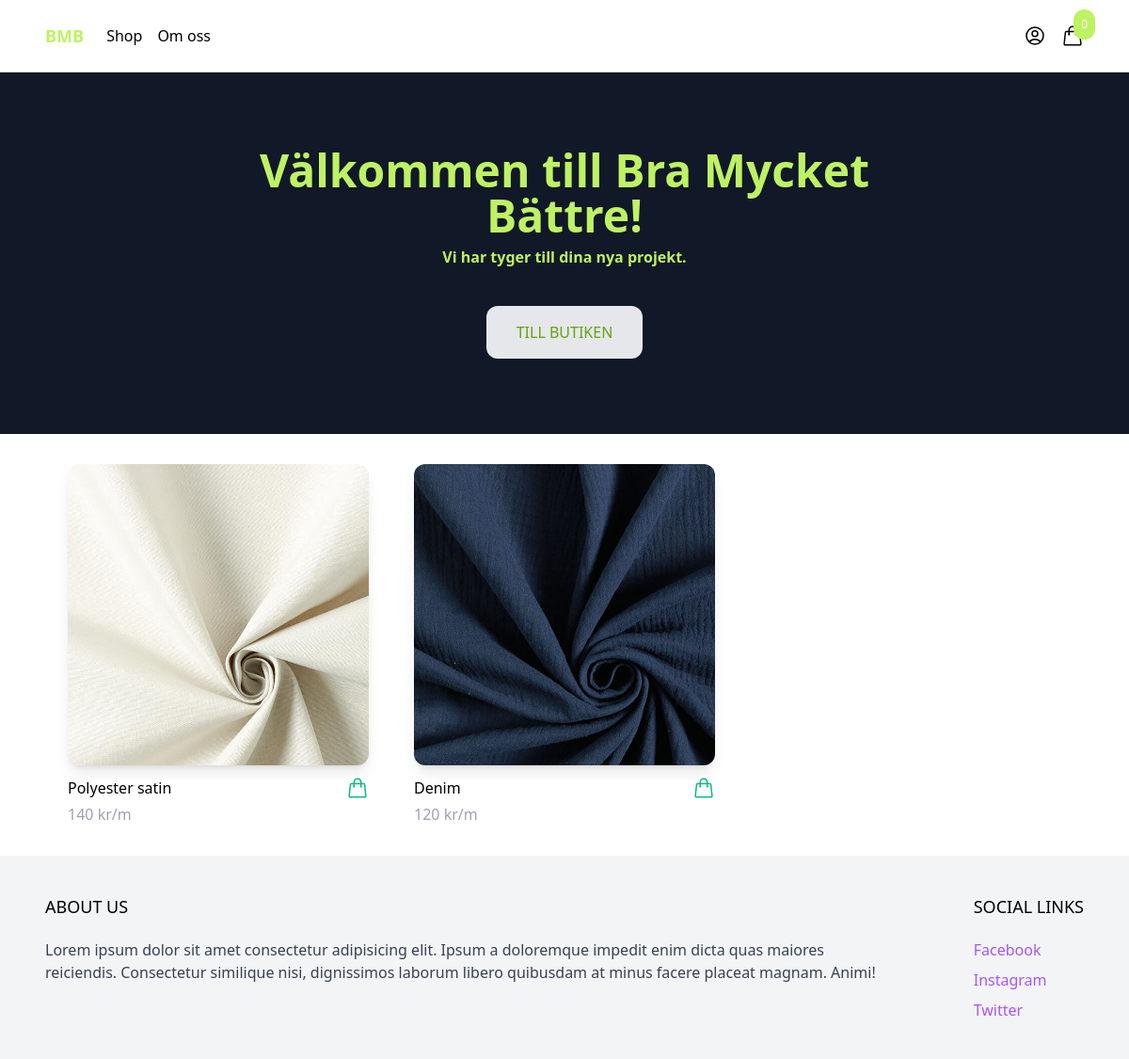
The page / on the database its author committed.
### products/models.py (models this page shows, shortened)
class Produkt(models.Model):
    category = models.ForeignKey(Category, related_name='produkt', on_delete=models.CASCADE)
    namn = models.CharField(max_length=255)
    slug = AutoSlugField(populate_from='namn', unique=True)
    bredd = models.IntegerField(blank=True, null=True)
    vikt = models.IntegerField(blank=True, null=True)
    blandning = models.CharField(max_length=255)
    kvalitet = models.CharField(max_length=255)
    färg = models.CharField(max_length=255)
    motiv = models.CharField(max_length=255)
    beskrivning = models.TextField(blank=True, null=True)
    pris = models.IntegerField()
    skapad = models.DateTimeField(auto_now_add=True)
    image = models.ImageField(upload_to='uploads/', blank=True, null=True)
    thumbnail = models.ImageField(upload_to='uploads/', blank=True, null=True)
    image_url = models.CharField(max_length=500, blank=True, null=True)
    class Meta:
        ordering = ('-skapad',)
    def get_thumbnail(self):
        if self.thumbnail:
            return self.thumbnail.url
        else:
            if self.image:
                if self.image:
                    self.thumbnail = self.make_thumbnail(self.image)
                    self.save
                    return self.thumbnail.url
                else:
                    return 'https://via.placeholder.com/240x240x.jpg'
    def make_thumbnail(selg, image, size=(300, 300)):
        img = Image.open(image)
        img.convert('RGB')
        img.thumbnail(size)
        thumb_io = BytesIO()
        img.save(thumb_io, 'JPEG', quality=85)
        thumbnail = File(thumb_io, name=image.name)
        return thumbnail

### core/views.py (the view)
# urls.py: path('', frontpage, name='frontpage'),
def frontpage(request):
    produkt = Produkt.objects.all()[0:8]
    return render(request,
    'core/frontpage.html',
    {'produkt': produkt},
    )

### cart/cart.py (called while the page is built)
    def __len__(self):
        return sum(item['quantity'] for item in self.cart.values())

### cart/context_processors.py (called while the page is built)
def cart(request):
    return {'cart': Cart(request)}

### core/templates/core/frontpage.html (shortened to what this page needs)
{% extends 'core/base.html' %}
{% block content%}
<header class="px-6 py-10 lg:py-20 bg-gray-900">
    <div class="max-w-3xl mx-auto text-center">
        <p class="mb-2 text-3xl lg:text-5xl text-lime-300 font-bold">Välkommen till Bra Mycket Bättre!</p>
        <p class="mb-10 text-lime-300 font-bold">Vi har tyger till dina nya projekt.</p>
        <a href="#" class="inline-block px-8 py-4 rounded-xl bg-gray-200 uppercase text-lime-600 hover:bg-gray-300">Till Butiken</a>
    </div>
</header>
<div class="max-w-6xl mx-auto py-2 px-6 xl:px-0">
    <div class="products flex items-center flex-wrap">
        {% for produkt in produkt %}
            {% include 'products/partials/product_list_items.html'%}
        {% endfor %}
    </div>
</div>
{% endblock%}

### products/templates/products/partials/product_list_items.html (shortened to what this page needs)
<div class="w-full md:w-1/3 xl:w-1/4 p-6">
    <a href="{% url 'produkt' produkt.slug %}">
        <img src="{{ produkt.get_thumbnail }}"
        class="rounded-xl shadow-lg"
        alt="">
    </a>
    <div class="pt-3 flex items-center justify-between">
        <a href="{% url 'produkt' produkt.slug %}">{{ produkt.namn }}</a>
        <a
        href="#"
        hx-get="{% url 'add_to_cart' produkt.id %}"
        hx-target="#menu-cart-btn"
        hx-swap="outerHTML"
        class="text-emerald-500 hover:text-emerald-800"
        >
        </a>
    </div>
    <p class="pt-1 text-gray-400">{{ produkt.pris}} kr/m</p>
</div>

### rows shown on the page
Produkt: get_thumbnail (picture), namn "Polyester satin", pris "140"
Produkt: get_thumbnail (picture), namn "Denim", pris "120"

### other values the page prints
{{ cart|length }} "0"
